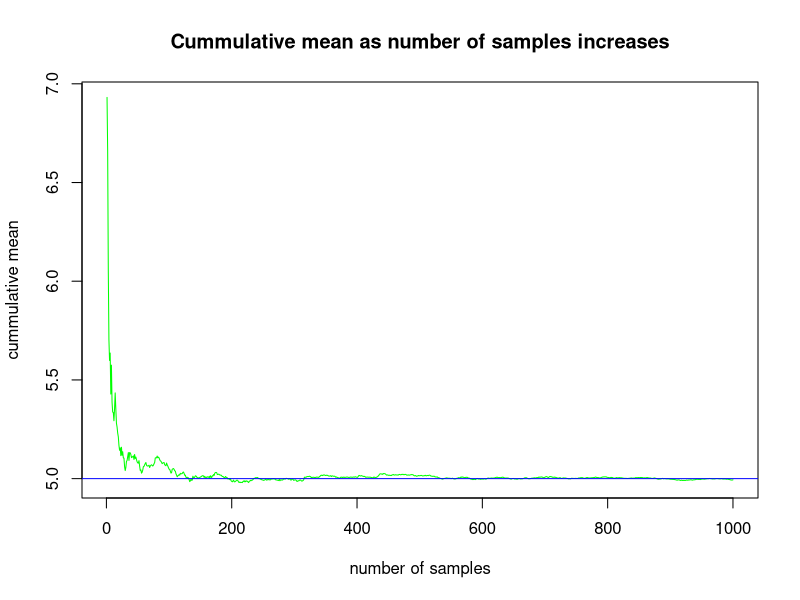
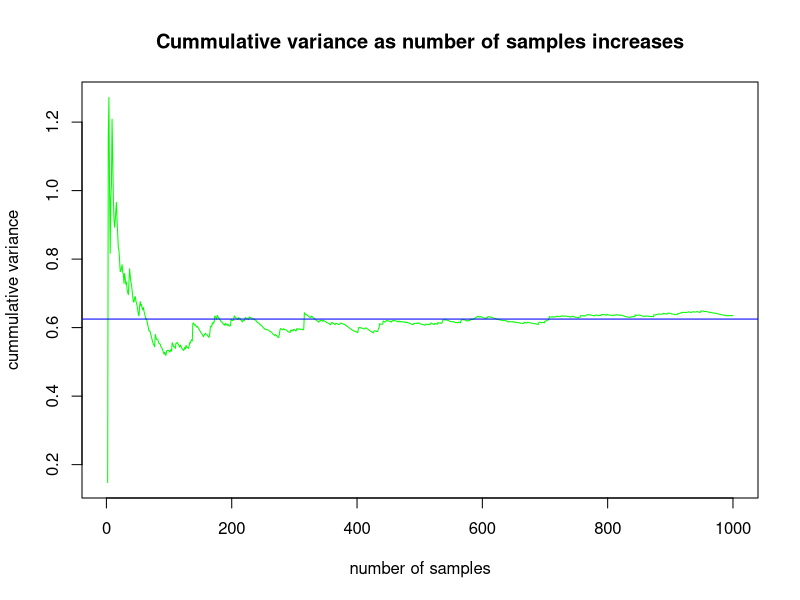
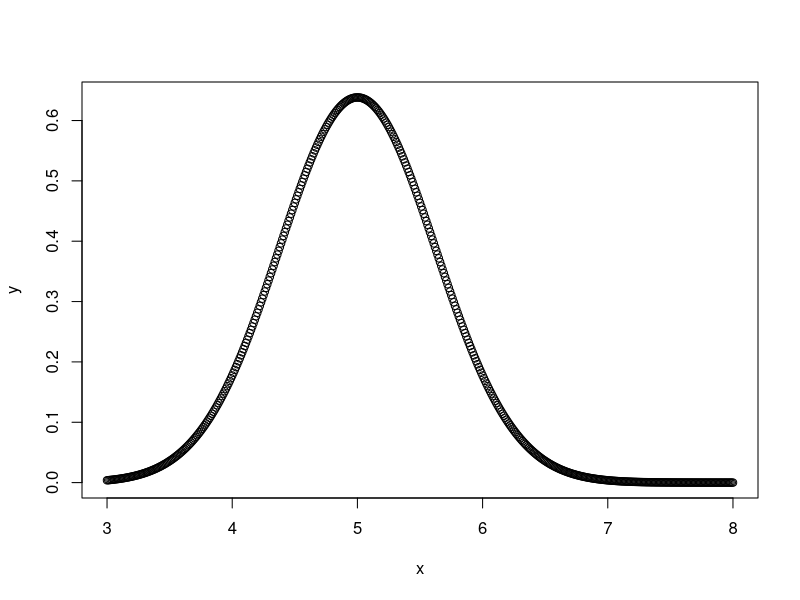
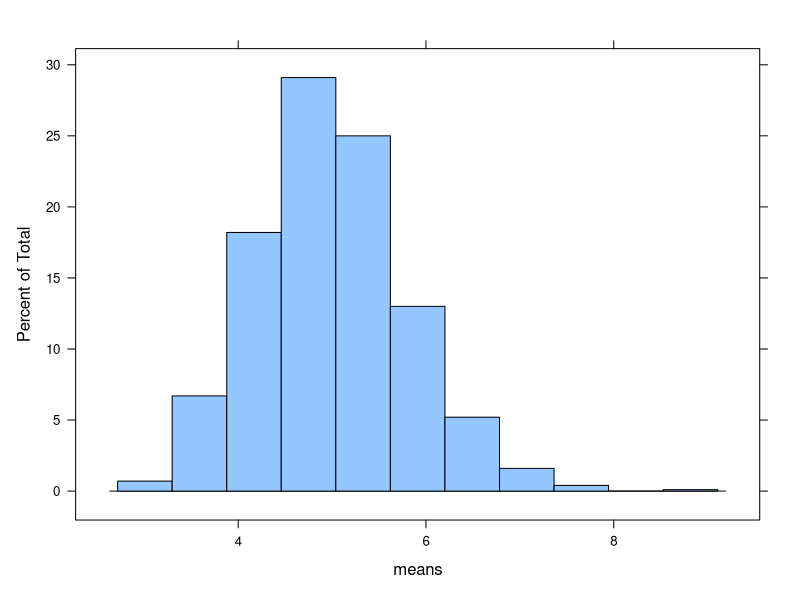

Write the R code that produced these figures, in order.
## ---- chunk 1

n      <- 40      # sample size
lambda <- 0.2     # lambda (rate parameter)
means  <- NULL    # list containing all sample means
sims   <- 1000    # number of samples taken

for (i in 1:sims)
        {
        sample <- rexp(n,lambda)
        means  <- c( means, mean(sample))
        }
## ---- chunk 2
mean(means)
## ---- chunk 3
mean_means <- cumsum(means[1:sims])/(1:sims)
plot(1:sims,mean_means, type="l", col="green", xlab="number of samples",
     ylab="cummulative mean", main="Cummulative mean as number of samples increases")
abline(h=5, col="blue")
## ---- chunk 4
var(means)
## ---- chunk 5
var_means = NULL
for(i in 1:sims) var_means <- c( var_means, var(means[1:i]))
plot(1:sims,var_means, type="l", col="green", xlab="number of samples",
     ylab="cummulative variance", main="Cummulative variance as number of samples increases")
abline(h=0.625, col="blue")
## ---- chunk 6
x<-seq(3,8,by=0.01)
y<-dnorm(x, mean=5, sd = 0.625)
plot(x,y)
library(lattice)
histogram(means)
